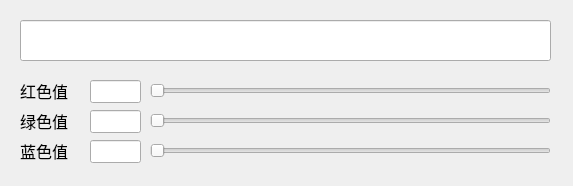
<?xml version="1.0" encoding="UTF-8"?>
<ui version="4.0">
 <class>Widget</class>
 <widget class="QWidget" name="Widget">
  <property name="geometry">
   <rect>
    <x>0</x>
    <y>0</y>
    <width>573</width>
    <height>186</height>
   </rect>
  </property>
  <property name="font">
   <font>
    <pointsize>12</pointsize>
   </font>
  </property>
  <property name="windowTitle">
   <string>Widget</string>
  </property>
  <widget class="QLineEdit" name="leResult">
   <property name="geometry">
    <rect>
     <x>20</x>
     <y>20</y>
     <width>531</width>
     <height>41</height>
    </rect>
   </property>
  </widget>
  <widget class="QLabel" name="label">
   <property name="geometry">
    <rect>
     <x>20</x>
     <y>80</y>
     <width>61</width>
     <height>21</height>
    </rect>
   </property>
   <property name="text">
    <string>红色值</string>
   </property>
  </widget>
  <widget class="QLabel" name="label_2">
   <property name="geometry">
    <rect>
     <x>20</x>
     <y>110</y>
     <width>61</width>
     <height>21</height>
    </rect>
   </property>
   <property name="text">
    <string>绿色值</string>
   </property>
  </widget>
  <widget class="QLabel" name="label_3">
   <property name="geometry">
    <rect>
     <x>20</x>
     <y>140</y>
     <width>61</width>
     <height>21</height>
    </rect>
   </property>
   <property name="text">
    <string>蓝色值</string>
   </property>
  </widget>
  <widget class="QLineEdit" name="leRedResult">
   <property name="geometry">
    <rect>
     <x>90</x>
     <y>80</y>
     <width>51</width>
     <height>23</height>
    </rect>
   </property>
  </widget>
  <widget class="QLineEdit" name="leGreenResult">
   <property name="geometry">
    <rect>
     <x>90</x>
     <y>110</y>
     <width>51</width>
     <height>23</height>
    </rect>
   </property>
  </widget>
  <widget class="QLineEdit" name="leBlueResult">
   <property name="geometry">
    <rect>
     <x>90</x>
     <y>140</y>
     <width>51</width>
     <height>23</height>
    </rect>
   </property>
  </widget>
  <widget class="QSlider" name="hsRed">
   <property name="geometry">
    <rect>
     <x>150</x>
     <y>80</y>
     <width>401</width>
     <height>21</height>
    </rect>
   </property>
   <property name="orientation">
    <enum>Qt::Horizontal</enum>
   </property>
  </widget>
  <widget class="QSlider" name="hsGreen">
   <property name="geometry">
    <rect>
     <x>150</x>
     <y>110</y>
     <width>401</width>
     <height>21</height>
    </rect>
   </property>
   <property name="orientation">
    <enum>Qt::Horizontal</enum>
   </property>
  </widget>
  <widget class="QSlider" name="hsBlue">
   <property name="geometry">
    <rect>
     <x>150</x>
     <y>140</y>
     <width>401</width>
     <height>21</height>
    </rect>
   </property>
   <property name="orientation">
    <enum>Qt::Horizontal</enum>
   </property>
  </widget>
 </widget>
 <resources/>
 <connections/>
</ui>
